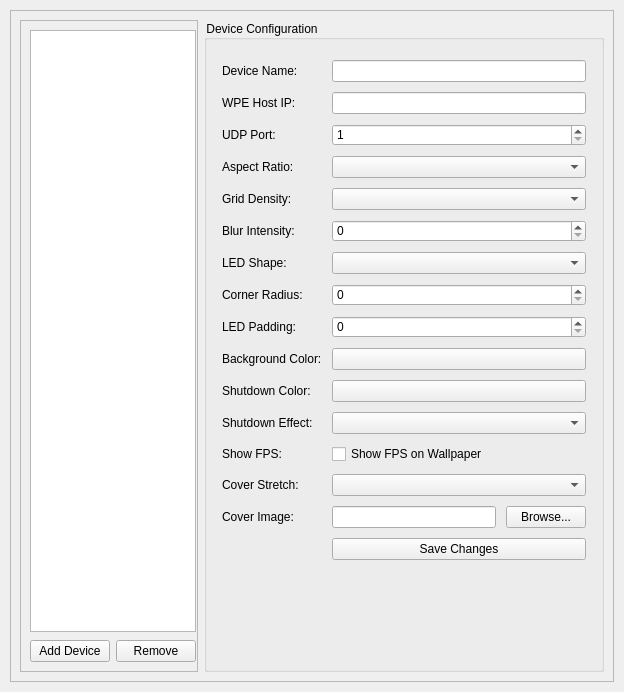
<?xml version="1.0" encoding="UTF-8"?>
<ui version="4.0">
 <class>OpenRGBWallpaperEngineWidget</class>
 <widget class="QWidget" name="OpenRGBWallpaperEngineWidget">
  <property name="geometry">
   <rect>
    <x>0</x>
    <y>0</y>
    <width>618</width>
    <height>692</height>
   </rect>
  </property>
  <property name="windowTitle">
   <string>Wallpaper Engine Settings</string>
  </property>
  <layout class="QHBoxLayout" name="mainLayout">
   <property name="spacing">
    <number>15</number>
   </property>
   <property name="leftMargin">
    <number>10</number>
   </property>
   <property name="topMargin">
    <number>10</number>
   </property>
   <property name="rightMargin">
    <number>10</number>
   </property>
   <property name="bottomMargin">
    <number>10</number>
   </property>
   <item>
    <widget class="QFrame" name="frame">
     <property name="sizePolicy">
      <sizepolicy hsizetype="Expanding" vsizetype="Expanding">
       <horstretch>0</horstretch>
       <verstretch>0</verstretch>
      </sizepolicy>
     </property>
     <property name="minimumSize">
      <size>
       <width>0</width>
       <height>0</height>
      </size>
     </property>
     <property name="frameShape">
      <enum>QFrame::StyledPanel</enum>
     </property>
     <property name="frameShadow">
      <enum>QFrame::Sunken</enum>
     </property>
     <layout class="QGridLayout" name="gridLayout">
      <item row="0" column="1">
       <widget class="QGroupBox" name="detail_box">
        <property name="minimumSize">
         <size>
          <width>400</width>
          <height>0</height>
         </size>
        </property>
        <property name="styleSheet">
         <string notr="true">QGroupBox::title { font-weight: bold; font-size: 11pt; }</string>
        </property>
        <property name="title">
         <string>Device Configuration</string>
        </property>
        <layout class="QFormLayout" name="formLayout">
         <property name="horizontalSpacing">
          <number>10</number>
         </property>
         <property name="verticalSpacing">
          <number>10</number>
         </property>
         <property name="leftMargin">
          <number>15</number>
         </property>
         <property name="topMargin">
          <number>20</number>
         </property>
         <property name="rightMargin">
          <number>15</number>
         </property>
         <property name="bottomMargin">
          <number>15</number>
         </property>
         <item row="0" column="0">
          <widget class="QLabel" name="nameLabel">
           <property name="text">
            <string>Device Name:</string>
           </property>
          </widget>
         </item>
         <item row="0" column="1">
          <widget class="QLineEdit" name="name_edit"/>
         </item>
         <item row="1" column="0">
          <widget class="QLabel" name="hostLabel">
           <property name="text">
            <string>WPE Host IP:</string>
           </property>
          </widget>
         </item>
         <item row="1" column="1">
          <widget class="QLineEdit" name="host_edit"/>
         </item>
         <item row="2" column="0">
          <widget class="QLabel" name="portLabel">
           <property name="text">
            <string>UDP Port:</string>
           </property>
          </widget>
         </item>
         <item row="2" column="1">
          <widget class="QSpinBox" name="port_spin">
           <property name="minimum">
            <number>1</number>
           </property>
           <property name="maximum">
            <number>65535</number>
           </property>
          </widget>
         </item>
         <item row="3" column="0">
          <widget class="QLabel" name="aspectLabel">
           <property name="text">
            <string>Aspect Ratio:</string>
           </property>
          </widget>
         </item>
         <item row="3" column="1">
          <widget class="QComboBox" name="size_combo"/>
         </item>
         <item row="4" column="0">
          <widget class="QLabel" name="densityLabel">
           <property name="text">
            <string>Grid Density:</string>
           </property>
          </widget>
         </item>
         <item row="4" column="1">
          <widget class="QComboBox" name="tier_combo"/>
         </item>
         <item row="5" column="0">
          <widget class="QLabel" name="blurLabel">
           <property name="text">
            <string>Blur Intensity:</string>
           </property>
          </widget>
         </item>
         <item row="5" column="1">
          <widget class="QSpinBox" name="blur_spin">
           <property name="maximum">
            <number>100</number>
           </property>
          </widget>
         </item>
         <item row="6" column="0">
          <widget class="QLabel" name="shapeLabel">
           <property name="text">
            <string>LED Shape:</string>
           </property>
          </widget>
         </item>
         <item row="6" column="1">
          <widget class="QComboBox" name="shape_combo"/>
         </item>
         <item row="7" column="0">
          <widget class="QLabel" name="radiusLabel">
           <property name="text">
            <string>Corner Radius:</string>
           </property>
          </widget>
         </item>
         <item row="7" column="1">
          <widget class="QSpinBox" name="radius_spin">
           <property name="maximum">
            <number>20</number>
           </property>
          </widget>
         </item>
         <item row="8" column="0">
          <widget class="QLabel" name="paddingLabel">
           <property name="text">
            <string>LED Padding:</string>
           </property>
          </widget>
         </item>
         <item row="8" column="1">
          <widget class="QSpinBox" name="padding_spin">
           <property name="maximum">
            <number>250</number>
           </property>
          </widget>
         </item>
         <item row="9" column="0">
          <widget class="QLabel" name="bgColorLabel">
           <property name="text">
            <string>Background Color:</string>
           </property>
          </widget>
         </item>
         <item row="9" column="1">
          <widget class="QPushButton" name="bg_color_btn"/>
         </item>
         <item row="10" column="0">
          <widget class="QLabel" name="sdColorLabel">
           <property name="text">
            <string>Shutdown Color:</string>
           </property>
          </widget>
         </item>
         <item row="10" column="1">
          <widget class="QPushButton" name="sd_color_btn"/>
         </item>
         <item row="11" column="0">
          <widget class="QLabel" name="sdEffectLabel">
           <property name="text">
            <string>Shutdown Effect:</string>
           </property>
          </widget>
         </item>
         <item row="11" column="1">
          <widget class="QComboBox" name="shutdown_combo"/>
         </item>
         <item row="12" column="0">
          <widget class="QLabel" name="showFpsLabel">
           <property name="text">
            <string>Show FPS:</string>
           </property>
          </widget>
         </item>
         <item row="12" column="1">
          <widget class="QCheckBox" name="fps_checkbox">
           <property name="text">
            <string>Show FPS on Wallpaper</string>
           </property>
          </widget>
         </item>
         <item row="13" column="0">
          <widget class="QLabel" name="stretchLabel">
           <property name="text">
            <string>Cover Stretch:</string>
           </property>
          </widget>
         </item>
         <item row="13" column="1">
          <widget class="QComboBox" name="stretch_combo"/>
         </item>
         <item row="14" column="0">
          <widget class="QLabel" name="coverLabel">
           <property name="text">
            <string>Cover Image:</string>
           </property>
          </widget>
         </item>
         <item row="14" column="1">
          <layout class="QHBoxLayout" name="coverLayout">
           <item>
            <widget class="QLineEdit" name="cover_edit"/>
           </item>
           <item>
            <widget class="QPushButton" name="browse_btn">
             <property name="text">
              <string>Browse...</string>
             </property>
            </widget>
           </item>
          </layout>
         </item>
         <item row="15" column="1">
          <widget class="QPushButton" name="save_btn">
           <property name="styleSheet">
            <string notr="true"/>
           </property>
           <property name="text">
            <string>Save Changes</string>
           </property>
           <property name="autoDefault">
            <bool>false</bool>
           </property>
          </widget>
         </item>
        </layout>
       </widget>
      </item>
      <item row="0" column="0">
       <widget class="QFrame" name="frame">
        <property name="maximumSize">
         <size>
          <width>280</width>
          <height>16777215</height>
         </size>
        </property>
        <property name="frameShape">
         <enum>QFrame::StyledPanel</enum>
        </property>
        <property name="frameShadow">
         <enum>QFrame::Sunken</enum>
        </property>
        <layout class="QVBoxLayout" name="leftLayout" stretch="0,0">
         <property name="spacing">
          <number>8</number>
         </property>
         <property name="sizeConstraint">
          <enum>QLayout::SetDefaultConstraint</enum>
         </property>
         <property name="rightMargin">
          <number>1</number>
         </property>
         <item>
          <widget class="QListWidget" name="device_list">
           <property name="minimumSize">
            <size>
             <width>0</width>
             <height>0</height>
            </size>
           </property>
           <property name="maximumSize">
            <size>
             <width>16777215</width>
             <height>16777215</height>
            </size>
           </property>
          </widget>
         </item>
         <item>
          <layout class="QHBoxLayout" name="listButtonsLayout">
           <property name="spacing">
            <number>6</number>
           </property>
           <property name="sizeConstraint">
            <enum>QLayout::SetMinAndMaxSize</enum>
           </property>
           <item>
            <widget class="QPushButton" name="add_btn">
             <property name="maximumSize">
              <size>
               <width>16777215</width>
               <height>16777215</height>
              </size>
             </property>
             <property name="text">
              <string>Add Device</string>
             </property>
            </widget>
           </item>
           <item>
            <widget class="QPushButton" name="remove_btn">
             <property name="maximumSize">
              <size>
               <width>16777215</width>
               <height>16777215</height>
              </size>
             </property>
             <property name="text">
              <string>Remove</string>
             </property>
            </widget>
           </item>
          </layout>
         </item>
        </layout>
       </widget>
      </item>
     </layout>
    </widget>
   </item>
  </layout>
 </widget>
 <resources/>
 <connections/>
</ui>
